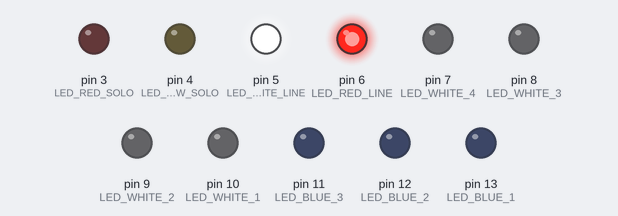
Simulated run of this sketch. Board: Arduino Uno, built with avr-gcc and run on an emulated ATmega328P. Parts: output pins drawn as LEDs (lit = HIGH). Random numbers use the default seed unless the sketch sets one.

Above: at 0.04 s.
At 3.45 s:
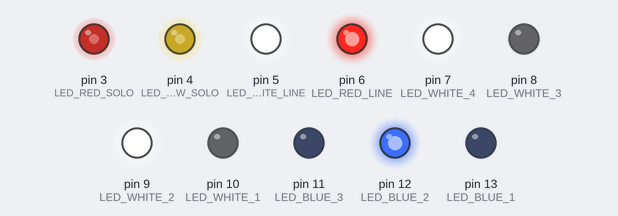
At 7.93 s:
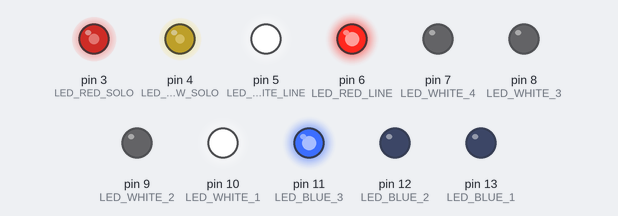
At 14.13 s:
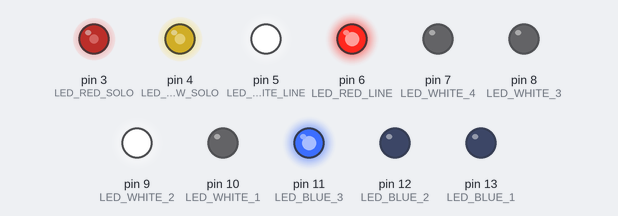
At 26.45 s:
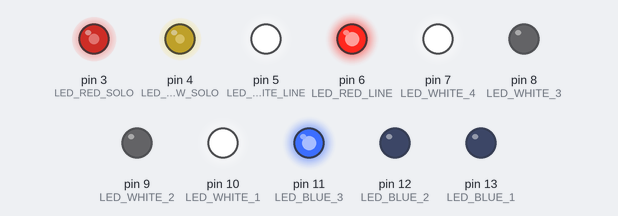
At 39.01 s:
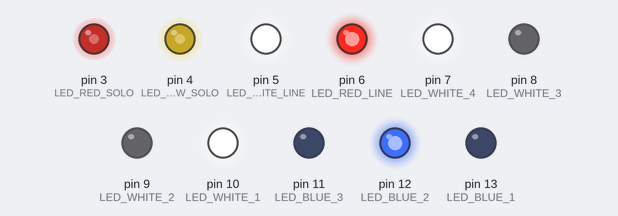
Timing chart, 0 to 40.0 s (numbered marks = the images above):
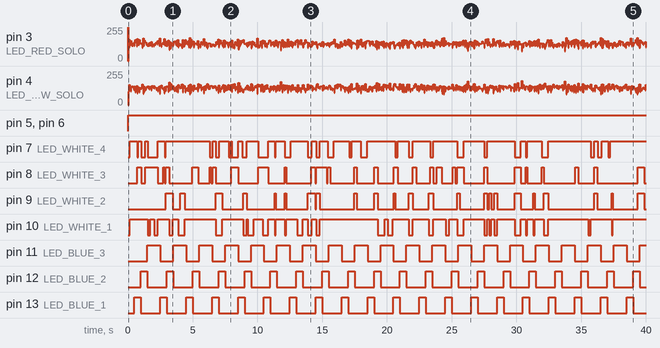

Measured:
- by itself, pin 5 (LED_WHITE_LINE), pin 6 (LED_RED_LINE): LOW → HIGH at 0.00 s
- by itself, pin 8 (LED_WHITE_3): LOW → HIGH at 0.70 s, → LOW 0.34 s later, → HIGH 0.29 s later, → LOW 0.98 s later, … (56 changes in this stretch)
- by itself, pin 9 (LED_WHITE_2): LOW → HIGH at 2.9 s, → LOW 0.55 s later, → HIGH 0.58 s later, → LOW 0.35 s later, … (46 changes in this stretch)
- by itself, pin 10 (LED_WHITE_1): LOW → HIGH at 0.15 s, → LOW 1.4 s later, → HIGH 0.21 s later, → LOW 0.32 s later, … (57 changes in this stretch)
- by itself, pin 11 (LED_BLUE_3): alternates HIGH for 1.0 s and LOW for 1.0 s
- by itself, pin 12 (LED_BLUE_2), pin 13 (LED_BLUE_1): alternates HIGH for 0.50 s and LOW for 1.5 s

The sketch:

vitrine_noel.ino
```cpp
// Visual Micro is in vMicro>General>Tutorial Mode
//
/*
  Name:       vitrine_noel.ino
  Created:  21/11/2019 17:25:05
  Author:     DESKTOP-IJFTLEV\fauch
*/


// Guirlande
constexpr auto LED_BLUE_1 = 13;
constexpr auto LED_BLUE_2 = 12;
constexpr auto LED_BLUE_3 = 11;
constexpr auto LED_WHITE_1 = 10;
constexpr auto LED_WHITE_2 = 9;
constexpr auto LED_WHITE_3 = 8;
constexpr auto LED_WHITE_4 = 7;
constexpr auto LED_RED_LINE = 6;
constexpr auto LED_WHITE_LINE = 5;
constexpr auto LED_YELLOW_SOLO = 4;
constexpr auto LED_RED_SOLO = 3;

const unsigned int INTERVAL_BLUE_LED = 500;
const unsigned int INTERVAL_WHITE_LED = 10000;


void setup()
{
	pinMode(LED_BLUE_1, OUTPUT);
	pinMode(LED_BLUE_2, OUTPUT);
	pinMode(LED_BLUE_3, OUTPUT);
	pinMode(LED_WHITE_1, OUTPUT);
	pinMode(LED_WHITE_2, OUTPUT);
	pinMode(LED_WHITE_3, OUTPUT);
	pinMode(LED_RED_LINE, OUTPUT);
	pinMode(LED_WHITE_4, OUTPUT);
	pinMode(LED_WHITE_LINE, OUTPUT);
	pinMode(LED_YELLOW_SOLO, OUTPUT);
	pinMode(LED_RED_SOLO, OUTPUT);
	Serial.begin(9600);


}


void loop()
{
	blink_blue();
	blink_white();
	digitalWrite(LED_RED_LINE, HIGH);
	digitalWrite(LED_WHITE_LINE, HIGH);
	blink_fire();
}

void blink_blue()
{
	static unsigned long previous_millis = 0;
	static int state_pin = LOW;
	unsigned long current_millis = millis();
	static int lag = 0;

	if (current_millis - previous_millis >= INTERVAL_BLUE_LED)
	{
		switch (lag)
		{
		case 0:
			digitalWrite(LED_BLUE_1, !state_pin);
			digitalWrite(LED_BLUE_2, state_pin);
			digitalWrite(LED_BLUE_3, state_pin);
			lag++;
			break;
		case 1:
			digitalWrite(LED_BLUE_1, state_pin);
			digitalWrite(LED_BLUE_2, !state_pin);
			digitalWrite(LED_BLUE_3, state_pin);
			lag++;
			break;
		case 2:
			digitalWrite(LED_BLUE_1, state_pin);
			digitalWrite(LED_BLUE_2, state_pin);
			digitalWrite(LED_BLUE_3, !state_pin);
			lag++;
			break;

		default:
			lag = 0;
			break;
		}
		previous_millis = current_millis;
	}

}

int random_interval()
{
	static int first = 0;

	if (first == 0)
	{
		srand(millis());
		first = 1;
	}
	unsigned long interval = random();

	return interval;
}

void blink_white()
{
	static unsigned long previous_millis = 0;
	static int state_pin = LOW;
	unsigned long current_millis = millis();
	static int scenario = 0;

	if (current_millis - previous_millis >= random_interval() % (INTERVAL_WHITE_LED - random()) + INTERVAL_WHITE_LED)
	{
		switch (scenario)
		{
		case 0:
			digitalWrite(LED_WHITE_1, !state_pin);
			digitalWrite(LED_WHITE_2, state_pin);
			digitalWrite(LED_WHITE_3, state_pin);
			digitalWrite(LED_WHITE_4, !state_pin);
			scenario = random_interval() % 11;
			break;
		case 1:
			digitalWrite(LED_WHITE_1, state_pin);
			digitalWrite(LED_WHITE_2, !state_pin);
			digitalWrite(LED_WHITE_3, !state_pin);
			digitalWrite(LED_WHITE_4, state_pin);
			scenario = random_interval() % 11;
			break;
		case 2:
			digitalWrite(LED_WHITE_1, !state_pin);
			digitalWrite(LED_WHITE_2, !state_pin);
			digitalWrite(LED_WHITE_3, !state_pin);
			digitalWrite(LED_WHITE_4, !state_pin);
			scenario = random_interval() % 11;
			break;
		case 3:
			digitalWrite(LED_WHITE_1, state_pin);
			digitalWrite(LED_WHITE_2, state_pin);
			digitalWrite(LED_WHITE_3, state_pin);
			digitalWrite(LED_WHITE_4, state_pin);
			scenario = random_interval() % 11;
		case 4:
			digitalWrite(LED_WHITE_1, !state_pin);
			digitalWrite(LED_WHITE_2, state_pin);
			digitalWrite(LED_WHITE_3, !state_pin);
			digitalWrite(LED_WHITE_4, !state_pin);
			scenario = random_interval() % 11;
			break;
		case 5:
			digitalWrite(LED_WHITE_1, !state_pin);
			digitalWrite(LED_WHITE_2, state_pin);
			digitalWrite(LED_WHITE_3, state_pin);
			digitalWrite(LED_WHITE_4, state_pin);
			scenario = random_interval() % 11;
			break;
		case 6:
			digitalWrite(LED_WHITE_1, state_pin);
			digitalWrite(LED_WHITE_2, state_pin);
			digitalWrite(LED_WHITE_3, state_pin);
			digitalWrite(LED_WHITE_4, !state_pin);
			scenario = random_interval() % 11;
			break;
		case 7:
			digitalWrite(LED_WHITE_1, state_pin);
			digitalWrite(LED_WHITE_2, state_pin);
			digitalWrite(LED_WHITE_3, !state_pin);
			digitalWrite(LED_WHITE_4, state_pin);
			scenario = random_interval() % 11;
			break;
		case 8:
			digitalWrite(LED_WHITE_1, state_pin);
			digitalWrite(LED_WHITE_2, !state_pin);
			digitalWrite(LED_WHITE_3, state_pin);
			digitalWrite(LED_WHITE_4, state_pin);
			scenario = random_interval() % 11;
			break;
		case 9:
			digitalWrite(LED_WHITE_1, state_pin);
			digitalWrite(LED_WHITE_2, !state_pin);
			digitalWrite(LED_WHITE_3, state_pin);
			digitalWrite(LED_WHITE_4, !state_pin);
			scenario = random_interval() % 11;
			break;
		case 10:
			digitalWrite(LED_WHITE_1, !state_pin);
			digitalWrite(LED_WHITE_2, state_pin);
			digitalWrite(LED_WHITE_3, !state_pin);
			digitalWrite(LED_WHITE_4, state_pin);
			scenario = random_interval() % 11;
			break;

		default:
			scenario = 0;
			break;
		}
		previous_millis = current_millis;
	}

}

void blink_fire()
{
	static unsigned long previous_millis = 0;
	static int state_pin = LOW;
	unsigned long current_millis = millis();

	if (current_millis - previous_millis >= random_interval() % 15)
	{
		if (random_interval() % 2)
		{
			digitalWrite(LED_RED_SOLO, !state_pin);
			digitalWrite(LED_YELLOW_SOLO, state_pin);
		}
		else
		{
			digitalWrite(LED_RED_SOLO, state_pin);
			digitalWrite(LED_YELLOW_SOLO, !state_pin);

		}
	}


}
```
